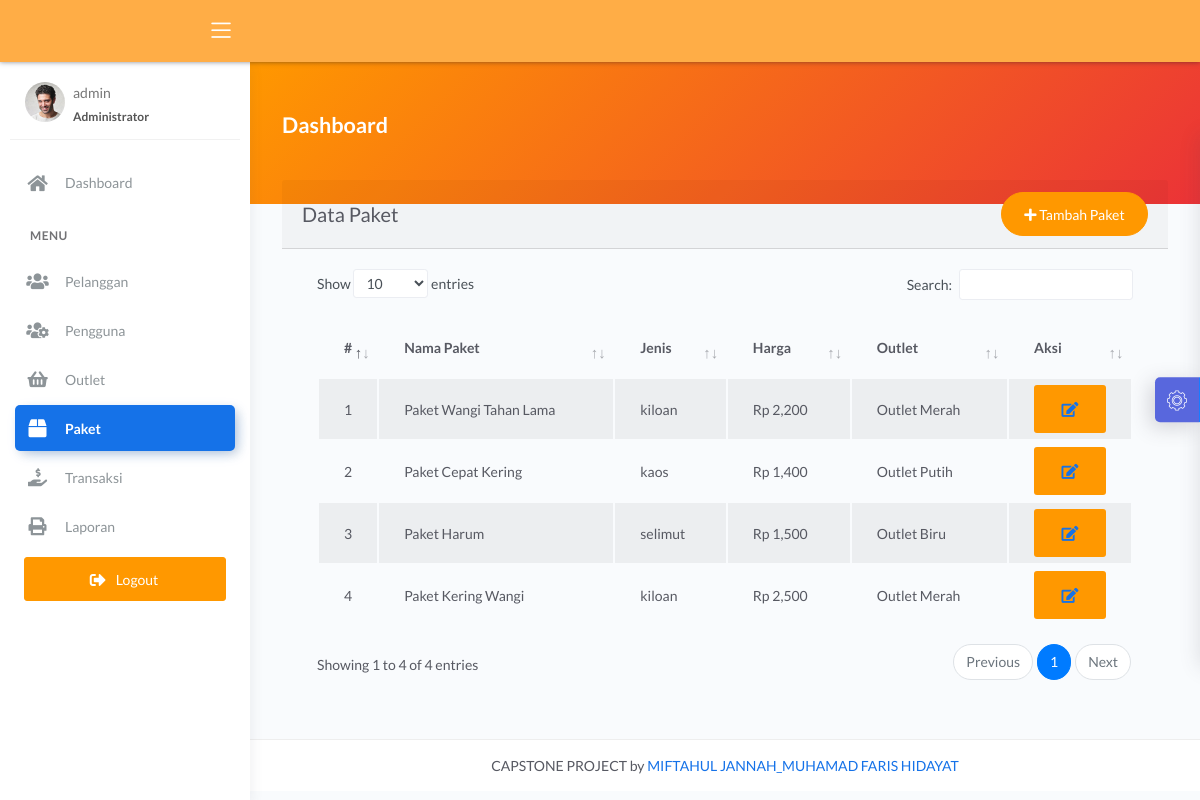
The page /admin/paket.php (signed in) on the database as committed earlier.
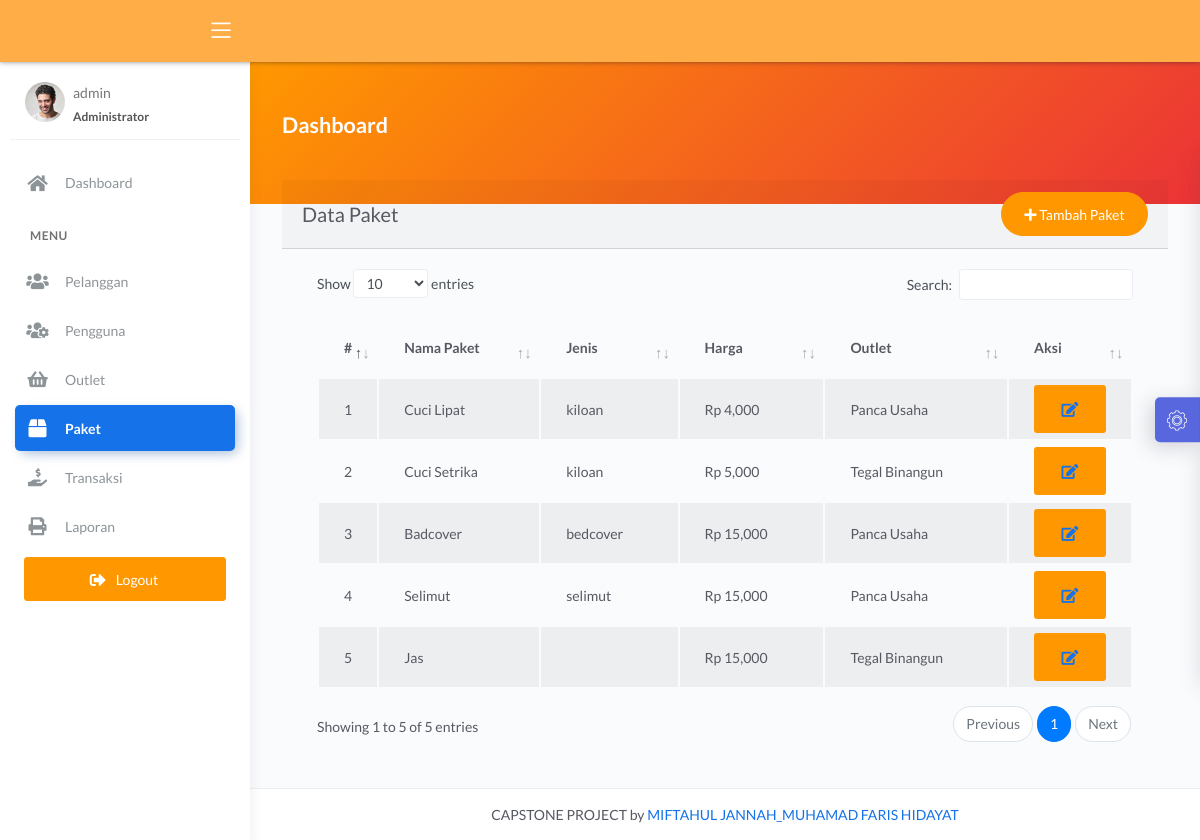
The same page on the database as committed later.
### tables this page shows
CREATE TABLE `paket_cuci` (
  `id_paket` int(11) NOT NULL,
  `jenis_paket` enum('kiloan','selimut','bedcover','kaos','lain') NOT NULL,
  `nama_paket` varchar(228) NOT NULL,
  `harga` int(11) NOT NULL,
  `outlet_id` int(11) NOT NULL
);

CREATE TABLE `outlet` (
  `id_outlet` int(11) NOT NULL,
  `nama_outlet` varchar(228) DEFAULT NULL,
  `alamat_outlet` text DEFAULT NULL,
  `telp_outlet` varchar(15) DEFAULT NULL
);

### admin/paket.php (the view, shortened to what this page needs)
<?php
$title = 'Data Paket';
require 'koneksi.php';
$query = "SELECT outlet.nama_outlet, paket_cuci.* FROM paket_cuci INNER JOIN outlet ON paket_cuci.outlet_id = outlet.id_outlet";
$data = mysqli_query($conn, $query);
require 'header.php';
?>
<div class="panel-header bg-primary-gradient">
    <div class="page-inner py-5">
        <div class="d-flex align-items-left align-items-md-center flex-column flex-md-row">
            <div>
                <h2 class="text-white pb-2 fw-bold">Dashboard</h2>
            </div>
        </div>
    </div>
</div>
<div class="page-inner mt--5">
    <diva class="row">
        <div class="col-md-12">
            <div class="card-white">
                <div class="card-header">
                    <div class="d-flex align-items-center">
                        <h4 class="card-title"><?= $title; ?></h4>
                        <a href="tambah_paket.php" class="btn btn-primary btn-round ml-auto">
                            <i class="fa fa-plus"></i>
                            Tambah Paket
                        </a>
                    </div>
                </div>
                <div class="card-body">
                    <div class="table-responsive">
                        <table id="basic-datatables" class="display table table-striped table-hover">
                            <thead>
                                <tr>
                                    <th style="width: 7%">#</th>
                                    <th>Nama Paket</th>
                                    <th>Jenis</th>
                                    <th>Harga</th>
                                    <th>Outlet</th>
                                    <th style="width: 10%">Aksi</th>
                                </tr>
                            </thead>
                            <tbody>
                                <?php
                                $no = 1;
                                if (mysqli_num_rows($data) > 0) {
                                    while ($paket = mysqli_fetch_assoc($data)) {
                                ?>
                                        <tr>
                                            <td><?= $no++; ?></td>
                                            <td><?= $paket['nama_paket']; ?></td>
                                            <td><?= $paket['jenis_paket']; ?></td>
                                            <td><?= 'Rp ' . number_format($paket['harga']); ?></td>
                                            <td><?= $paket['nama_outlet']; ?>
                                            </td>
                                            <td>
                                                <div class="form-button-action">
                                                    <a href="edit_paket.php?id=<?= $paket['id_paket']; ?>" type="button" data-toggle="tooltip" title="" class="btn btn-link btn-primary btn-lg" data-original-title="Edit">
                                                        <i class="fa fa-edit"></i>
                                                    </a>
                                                </div>
                                            </td>
                                        </tr>
                                <?php }
                                }
                                ?>
                            </tbody>
                        </table>
                    </div>
                </div>
            </div>
        </div>
</div>
</div>
<?php
require 'footer.php';
?>

### admin/header.php (shortened to what this page needs)
<!DOCTYPE html>
<html lang="en">
<head>
    <link rel="stylesheet" href="../assets/css/bootstrap.min.css">
    <link rel="stylesheet" href="../assets/css/atlantis.min.css">
    <link rel="stylesheet" href="../assets/css/demo.css">
</head>
<body>
    <div class="wrapper">
        <div class="main-header">
            <div class="logo-header" data-background-color="orange">
                <div class="nav-toggle">
                    <button class="btn btn-toggle toggle-sidebar">
                        <i class="icon-menu"></i>
                    </button>
                </div>
            </div>
            <nav class="navbar navbar-header navbar-expand-lg" data-background-color="orange">
            </nav>
        </div>
        <div class="sidebar sidebar-style-2">
            <div class="sidebar-wrapper scrollbar scrollbar-inner">
                <div class="sidebar-content">
                    <div class="user">
                        <div class="avatar-sm float-left mr-2">
                            <img src="../assets/img/profile.jpg" alt="..." class="avatar-img rounded-circle">
                        </div>
                        <div class="info">
                            <a data-toggle="collapse" href="#collapseExample" aria-expanded="true">
                                <span>
                                    <?= $_SESSION['username']; ?>
                                    <span class="user-level"><?php if ($_SESSION['role'] == 'admin') {
                                                                    echo "Administrator";
                                                                } else if ($_SESSION['role'] == 'kasir') {
                                                                    echo "Kasir";
                                                                } else {
                                                                    echo "Owner";
                                                                } ?></span>
                                </span>
                            </a>
                        </div>
                    </div>
                    <ul class="nav nav-primary">
                        <li class="nav-item <?php if ($title == 'Selamat Datang di Aplikasi Pengelolaan Laundry') {
                                                echo 'active';
                                            } ?>">
                            <a href="index.php" class="collapsed" aria-expanded="false">
                                <i class="fas fa-home"></i>
                                <p>Dashboard</p>
                            </a>
                        </li>
                        <li class="nav-section">
                            <h4 class="text-section">MENU</h4>
                        </li>
                        <li class="nav-item <?php if ($title == 'Data Pelanggan') {
                                                echo 'active';
                                            } ?>">
                            <a href="pelanggan.php">
                                <i class="fas fa-users"></i>
                                <p>Pelanggan</p>
                            </a>
                        </li>
                        <li class="nav-item <?php if ($title == 'Data Pengguna') {
                                                echo 'active';
                                            } ?>">
                            <a href="pengguna.php">
                                <i class="fas fa-users-cog"></i>
                                <p>Pengguna</p>
                            </a>
                        </li>
                        <li class="nav-item <?php if ($title == 'Data Outlet') {
                                                echo 'active';
                                            } ?>"">
                            <a href=" outlet.php">
                            <i class="fas fa-shopping-basket"></i>
                            <p>Outlet</p>
                            </a>
                        </li>
                        <li class="nav-item <?php if ($title == 'Data Paket') {
                                                echo 'active';
                                            } ?>"">
                            <a href=" paket.php">
                            <i class="fas fa-box"></i>
                            <p>Paket</p>
                            </a>
                        </li>
                        <li class="nav-item <?php if ($title == 'Data Transaksi') {
                                                echo 'active';
                                            } ?>"">
                            <a href=" transaksi.php">
                            <i class="fas fa-hand-holding-usd"></i>
                            <p>Transaksi</p>
                            </a>
                        </li>
                        <li class="nav-item <?php if ($title == 'Data Laporan') {
                                                echo 'active';
                                            } ?>"">
                            <a href=" laporan.php">
                            <i class="fas fa-print"></i>
                            <p>Laporan</p>
                            </a>
                        </li>
                        <li class="mx-4 mt-2">
                            <a href="logout.php" onclick="return confirm('Keluar dari halaman ini?');" class="btn btn-primary btn-block"><span class="btn-label mr-2"> <i class="fas fa-sign-out-alt"></i> </span>Logout</a>
                        </li>
                    </ul>
                </div>
            </div>
        </div>
        <div class="main-panel">
            <div class="content">

### admin/footer.php (shortened to what this page needs)
<footer class="footer">
    <div class="container-fluid">
        <div class="copyright ml-auto mr-auto">
            CAPSTONE PROJECT by <a href="https://www.themekita.com">MIFTAHUL JANNAH_MUHAMAD FARIS HIDAYAT</a>
        </div>
    </div>
</footer>
</div>
<div class="custom-template">
    <div class="custom-toggle">
        <i class="flaticon-settings"></i>
    </div>
</div>
</div>
</body>
</html>

### assets/css/demo.css (style rules this page uses)
.custom-template { position: fixed; top: 50%; transform: translateY(-50%); right: -325px; width: 325px; height: max-content; display: block; z-index: 1; background: #ffffff; transition: all .3s; z-index: 1003; box-shadow: -1px 1px 20px rgba(69, 65, 78, 0.15); border-top-left-radius: 5px; border-bottom-left-radius: 5px; transition: all .5s; }
.custom-template .custom-toggle { position: absolute; width: 45px; height: 45px; background: rgb(88, 103, 221); top: 50%; left: -45px; transform: translateY(-50%); display: flex; align-items: center; justify-content: center; text-align: center; border-top-left-radius: 5px; border-bottom-left-radius: 5px; border-right: 1px solid #177dff; cursor: pointer; color: #ffffff; box-shadow: -5px 5px 20px rgba(69, 65, 78, 0.21); }
.custom-template .custom-toggle i { font-size: 20px; animation: 1.3s spin linear infinite; }

### admin/header.php (style rules this page uses)
:root { --main-orange: #ff9800; --main-orange-light: #eb3337ff; }
.panel-header, .bg-primary-gradient { background: linear-gradient(135deg, var(--main-orange), var(--main-orange-light)) !important; }
.sidebar .user, .sidebar .user p, .sidebar .user .info { background-color: white !important; color: #ffffffff !important; }
.nav-item.active > a { background-color: var(--main-orange) !important; color: white !important; }
.btn-primary, .btn-warning, .btn-orange { background-color: var(--main-orange) !important; border-color: var(--main-orange) !important; }

Rows that differ between the two databases and show on the page:
removed paket_cuci: nama_paket "Paket Cepat Kering", jenis_paket "kaos", harga "1,400", outlet.nama_outlet "Outlet Putih"
removed paket_cuci: nama_paket "Paket Harum", jenis_paket "selimut", harga "1,500", outlet.nama_outlet "Outlet Biru"
removed paket_cuci: nama_paket "Paket Kering Wangi", jenis_paket "kiloan", harga "2,500", outlet.nama_outlet "Outlet Merah"
changed paket_cuci: nama_paket "Paket Wangi Tahan Lama" → "Cuci Lipat"; harga "2,200" → "4,000"; outlet.nama_outlet "Outlet Merah" → "Panca Usaha"
added paket_cuci: nama_paket "Cuci Setrika", jenis_paket "kiloan", harga "5,000", outlet.nama_outlet "Tegal Binangun"
added paket_cuci: nama_paket "Badcover", jenis_paket "bedcover", harga "15,000", outlet.nama_outlet "Panca Usaha"
added paket_cuci: nama_paket "Selimut", jenis_paket "selimut", harga "15,000", outlet.nama_outlet "Panca Usaha"
added paket_cuci: nama_paket "Jas", harga "15,000", outlet.nama_outlet "Tegal Binangun"
Other text that changed with them:
text written by a page script: "Show entries Search: Showing 1 to 4 of 4 entries Previous 1 Next" → "Show entries Search: Showing 1 to 5 of 5 entries Previous 1 Next"
